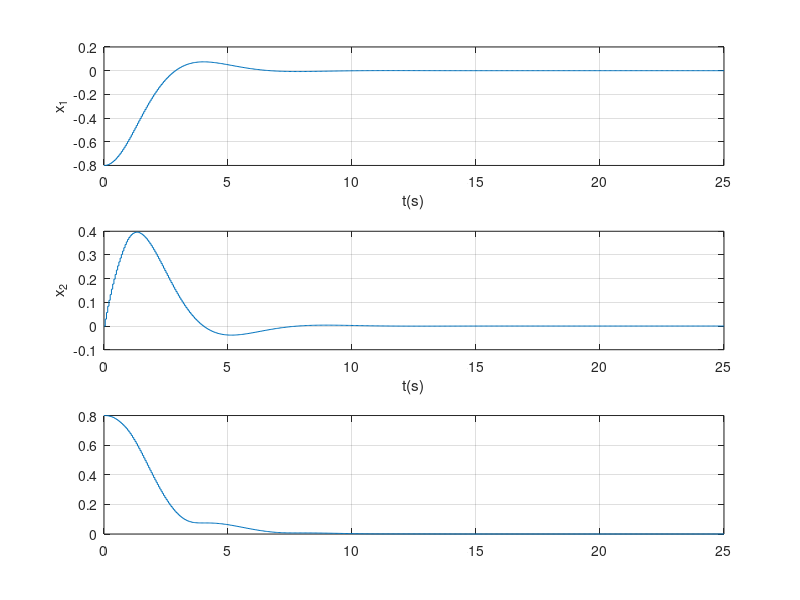

Recreate this plot in MATLAB. (Note: this script raises an error after producing the figure.)
clc
clear all
close all
format compact

A=[1 0.0488;0 0.9512];
B=[0.0012;0.0488];
x0=[-0.8;0];
Ts=0.05;

Q=diag([100,1]);
R=1;

%Compute calligraphic matrices 
A_cal=[A;A^2;A^3]
B_cal=[[B zeros(2,1) zeros(2,1)]; [A*B B zeros(2,1)];[A^2*B A*B B]]
Q_cal=blkdiag(Q,Q,Q)   
R_cal=blkdiag(R,R,R)

%Compute the Hessian of the quadratic form   
H=2*(B_cal'*Q_cal*B_cal+R_cal)
H=(H+H')/2
F=2*A_cal'*Q_cal*B_cal

u_sat=0.6;
G=[eye(3);-eye(3)];
h=u_sat*ones(6,1);   

x_k=x0
x_traj(:,1)=x0;  %the state has 2 dimension
sim_steps=500

for kk=1:sim_steps
    U=quadprog(H,x_k'*F,G,h);
    x_traj(:,kk+1)=A*x_k+B*U(1);
    %Compute one step ahead prediction using the first component of the
    %optimizer
    u_traj(kk)=U(1);
    x_k=x_traj(:,kk+1); %initialize x_k for mext step
end

figure(1)
subplot(311)
stairs([0:1:sim_steps]*Ts,x_traj(1,:)), grid on, hold on
ylabel('x_1')
xlabel('t(s)')
subplot(312)
stairs([0:1:sim_steps]*Ts,x_traj(2,:)), grid on, hold on
ylabel('x_2')
xlabel('t(s)')
subplot(313)
stairs([0:1:sim_steps]*Ts,sqrt(x_traj(1,:).^2+x_traj(2,:).^2)), grid on, hold on
yline(1e-4,':r')
yline(-1e-4,':r')
ylabel('||x||_2')
xlabel('t(s)')
%L'andamento rientra nella zona di tollereanza dopo t=14.6 s

figure(2)
stairs([0:1:sim_steps-1]*Ts,u_traj), grid on, hold on
ylabel('u')
xlabel('t(s)')

% nulla di nuovo

%%
%Now i want to reduce the amount on state variables; we need to add
%constraints

%Introducing state cinstraints

%Define state constraint
x_max=[0.06; 0.35]
Gx=B_cal;
hx=-A_cal*x0+repmat(x_max,3,1);   %given a matrix and replicate it according to a matrix with some dimension

Gu=[eye(3); -eye(3)];
hu=u_sat*ones(6,1);
G=[Gu;Gx];
x_traj(:,1)=x0;
x_k=x0;

%RH procedure
for kk=1:500
    hx=-A_cal*x_k+repmat(x_max,3,1);
    h=[hu;hx];
    U=quadprog(H,x_k'*F,G,h);
    x_traj(:,kk+1)=A*x_k+B*U(1);
    %Compute one step ahead prediction using the first component of the
    %optimizer
    u_traj(kk)=U(1);
    x_k=x_traj(:,kk+1); %initialize x_k for mext step
end

figure(1)
subplot(311)
stairs([0:1:500]*Ts,x_traj(1,:)), grid on, hold on
ylabel('x_1')
xlabel('t(s)')
subplot(312)
stairs([0:1:500]*Ts,x_traj(2,:)), grid on, hold on
ylabel('x_2')
xlabel('t(s)')
subplot(313)
stairs([0:1:500]*Ts,sqrt(x_traj(1,:).^2+x_traj(2,:).^2)), grid on, hold on
yline(1e-4,':r')
yline(-1e-4,':r')
ylabel('||x||_2')
xlabel('t(s)')
%L'andamento rientra nella zona di tollereanza dopo t=14.6 s

figure(2)
stairs([0:1:499]*Ts,u_traj), grid on, hold on
ylabel('u')
xlabel('t(s)')

%The procedure it's really effective

%Dobbiamo modificare quanlcosa per garantire il rispetto delle states
%constraints (spiega il picco negativo dell'input)

%%
%Modifichiamo x_max mettendo 0.01 alla prima componente
%Introducing state cinstraints

%Define state constraint
x_max=[0.01; 0.35]
Gx=B_cal;
hx=-A_cal*x0+repmat(x_max,3,1);   %given a matrix and replicate it according to a matrix with some dimension

Gu=[eye(3); -eye(3)];
hu=u_sat*ones(6,1);
G=[Gu;Gx];
x_traj(:,1)=x0;
x_k=x0;

%RH procedure
for kk=1:500
    hx=-A_cal*x_k+repmat(x_max,3,1);
    h=[hu;hx];
    U=quadprog(H,x_k'*F,G,h);
    x_traj(:,kk+1)=A*x_k+B*U(1);
    %Compute one step ahead prediction using the first component of the
    %optimizer
    u_traj(kk)=U(1);
    x_k=x_traj(:,kk+1); %initialize x_k for mext step
end

figure(1)
subplot(311)
stairs([0:1:500]*Ts,x_traj(1,:)), grid on, hold on
ylabel('x_1')
xlabel('t(s)')
subplot(312)
stairs([0:1:500]*Ts,x_traj(2,:)), grid on, hold on
ylabel('x_2')
xlabel('t(s)')
subplot(313)
stairs([0:1:500]*Ts,sqrt(x_traj(1,:).^2+x_traj(2,:).^2)), grid on, hold on
yline(1e-4,':r')
yline(-1e-4,':r')
ylabel('||x||_2')
xlabel('t(s)')
%L'andamento rientra nella zona di tollereanza dopo t=14.6 s

figure(2)
stairs([0:1:499]*Ts,u_traj), grid on, hold on
ylabel('u')
xlabel('t(s)')
return
%We need an input in the opposite direction (and it's the optinum input!)
%Abbiamo un picco molto negativo!
%Tuttavia u_sat cuts the input a -0.6 --->ho bisogno di ridurre l'input
%Questo accade solo se considero state constraints, perchè l'area
%contsraints non è un quadrato ma un poligono di linee in una zona
%specifica che non ci permette di trovare una soluzione al problema
%Ma dobbiamo garantire che il metodo di ottimizzazione fornisca una soluzione

%%
%Mettiamo 0
%Define state constraint
x_max=[0; 0.35]
Gx=B_cal;
hx=-A_cal*x0+repmat(x_max,3,1);   %given a matrix and replicate it according to a matrix with some dimension

Gu=[eye(3); -eye(3)];
hu=u_sat*ones(6,1);
G=[Gu;Gx];
x_traj(:,1)=x0;
x_k=x0;

%RH procedure
for kk=1:500
    hx=-A_cal*x_k+repmat(x_max,3,1);
    h=[hu;hx];
    U=quadprog(H,x_k'*F,G,h);
    x_traj(:,kk+1)=A*x_k+B*U(1);
    %Compute one step ahead prediction using the first component of the
    %optimizer
    u_traj(kk)=U(1);
    x_k=x_traj(:,kk+1); %initialize x_k for mext step
end

figure(1)
subplot(311)
stairs([0:1:500]*Ts,x_traj(1,:)), grid on, hold on
ylabel('x_1')
xlabel('t(s)')
subplot(312)
stairs([0:1:500]*Ts,x_traj(2,:)), grid on, hold on
ylabel('x_2')
xlabel('t(s)')
subplot(313)
stairs([0:1:500]*Ts,sqrt(x_traj(1,:).^2+x_traj(2,:).^2)), grid on, hold on
yline(1e-4,':r')
yline(-1e-4,':r')
ylabel('||x||_2')
xlabel('t(s)')
%L'andamento rientra nella zona di tollereanza dopo t=14.6 s

figure(2)
stairs([0:1:499]*Ts,u_traj), grid on, hold on
ylabel('u')
xlabel('t(s)')

%In questo caso dà un errore!! La spiegazione sta nel caso di prima

%Una soluzione sta nell'aumentare la lunghezza delle predictions

%%
%Metto un horizon =10 posso mediare l'effort su più tempo
x_max=[0; 0.35]
Gx=B_cal;
hx=-A_cal*x0+repmat(x_max,3,1);   %given a matrix and replicate it according to a matrix with some dimension

Gu=[eye(3); -eye(3)];
hu=u_sat*ones(6,1);
G=[Gu;Gx];
x_traj(:,1)=x0;
x_k=x0;

%RH procedure
for kk=1:500
    hx=-A_cal*x_k+repmat(x_max,3,1);
    h=[hu;hx];
    U=quadprog(H,x_k'*F,G,h);
    x_traj(:,kk+1)=A*x_k+B*U(1);
    %Compute one step ahead prediction using the first component of the
    %optimizer
    u_traj(kk)=U(1);
    x_k=x_traj(:,kk+1); %initialize x_k for mext step
end

figure(1)
subplot(311)
stairs([0:1:500]*Ts,x_traj(1,:)), grid on, hold on
ylabel('x_1')
xlabel('t(s)')
subplot(312)
stairs([0:1:500]*Ts,x_traj(2,:)), grid on, hold on
ylabel('x_2')
xlabel('t(s)')
subplot(313)
stairs([0:1:500]*Ts,sqrt(x_traj(1,:).^2+x_traj(2,:).^2)), grid on, hold on
yline(1e-4,':r')
yline(-1e-4,':r')
ylabel('||x||_2')
xlabel('t(s)')
%L'andamento rientra nella zona di tollereanza dopo t=14.6 s

figure(2)
stairs([0:1:499]*Ts,u_traj), grid on, hold on
ylabel('u')
xlabel('t(s)')


%Cerca di capire come ha modificato il time horizon

%%
%PARAMETERS
N = 10;                         % Prediction horizon
nx = 2;                         % Dimensione stato
nu = 1;                         % Dimensione ingresso

% COSTRUZIONE DI A_cal
% A_cal = [A; A^2; ...; A^N]
A_cal = zeros(nx*N, nx);
for i = 1:N
    A_cal((i-1)*nx+1 : i*nx, :) = A^i;
end

% COSTRUZIONE DI B_cal
% Struttura Toeplitz:
% [B       0       ...        0
%  A*B     B       ...        0
%  ...
%  A^(N-1)*B  A^(N-2)*B ...    B ]

B_cal = zeros(nx*N, N*nu);
for i = 1:N
    for j = 1:i
        B_cal((i-1)*nx+1 : i*nx, (j-1)*nu+1 : j*nu) = A^(i-j) * B;
    end
end

% COSTRUZIONE DI Q_cal E R_cal (block diagonal)
% Q_cal = blkdiag(Q, ..., Q)  N volte
% R_cal = blkdiag(R, ..., R)  N volte

Q_cal = kron(eye(N), Q);
R_cal = kron(eye(N), R);

%%CALCOLO DI H E F PER IL PROBLEMA QUADRATICO

% H = 2*(B_cal' Q_cal B_cal + R_cal)
H = 2 * (B_cal' * Q_cal * B_cal + R_cal);
H = (H + H')/2;    % Simmetrizzazione numerica

% F = 2*A_cal' Q_cal B_cal
F = 2 * (A_cal' * Q_cal * B_cal);

%COSTRUZIONE VINCOLI
x_max = [0.06; 0.35];

% Gx = vincoli sullo stato
Gx = B_cal;
hx = -A_cal*x0 + repmat(x_max, N, 1);

% Gu e hu = vincoli sull’ingresso
Gu = [eye(N); -eye(N)];
hu = u_sat * ones(2*N, 1);

% G, h complessivi
G = [Gu; Gx];
h = [hu; hx];

% LOOP RECEDING HORIZON (MPC)
x_traj(:,1) = x0;
x_k = x0;

for kk = 1:500

    % Aggiornamento hx
    hx = -A_cal*x_k + repmat(x_max, N, 1);
    h = [hu; hx];

    % Risoluzione QP
    U = quadprog(H, x_k'*F, G, h);

    % Stato successivo applicando solo il primo ingresso
    x_traj(:,kk+1) = A*x_k + B*U(1);
    u_traj(kk) = U(1);

    x_k = x_traj(:,kk+1);
end

%PLOT RISULTATI
figure(1)
subplot(311)
stairs([0:500]*Ts, x_traj(1,:)), grid on
ylabel('x_1')
xlabel('t (s)')

subplot(312)
stairs([0:500]*Ts, x_traj(2,:)), grid on
ylabel('x_2')
xlabel('t (s)')

subplot(313)
stairs([0:500]*Ts, sqrt(x_traj(1,:).^2 + x_traj(2,:).^2)), grid on
yline(1e-4, ':r')
yline(-1e-4, ':r')
ylabel('||x||_2')
xlabel('t (s)')

figure(2)
stairs([0:499]*Ts, u_traj), grid on
ylabel('u')
xlabel('t (s)')